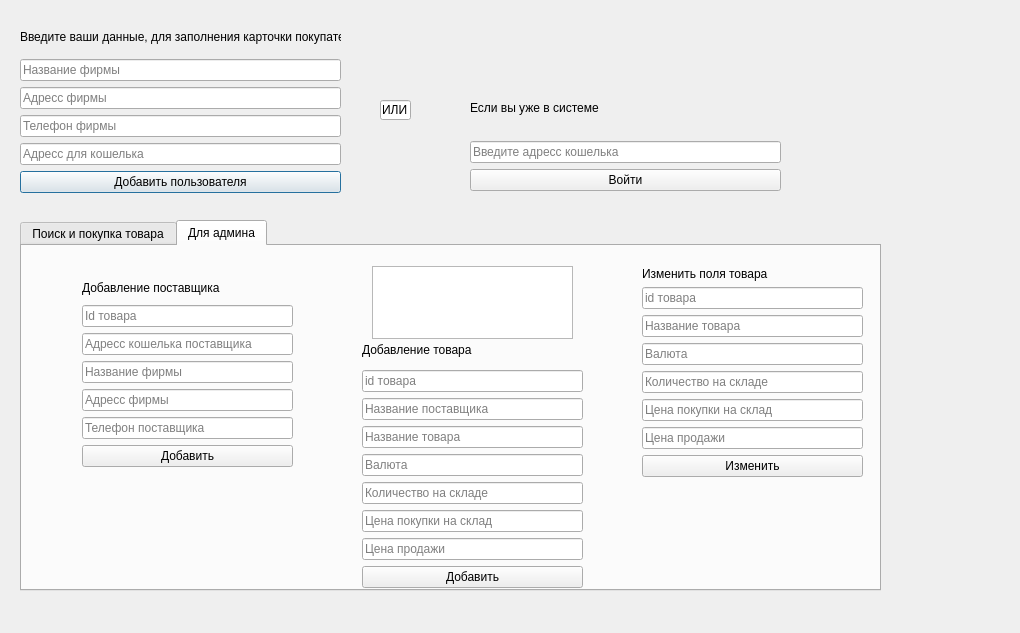
<?xml version="1.0" encoding="UTF-8"?>
<ui version="4.0">
 <class>Dialog</class>
 <widget class="QDialog" name="Dialog">
  <property name="geometry">
   <rect>
    <x>0</x>
    <y>0</y>
    <width>1020</width>
    <height>633</height>
   </rect>
  </property>
  <property name="windowTitle">
   <string>Dialog</string>
  </property>
  <widget class="QWidget" name="verticalLayoutWidget">
   <property name="geometry">
    <rect>
     <x>20</x>
     <y>20</y>
     <width>321</width>
     <height>173</height>
    </rect>
   </property>
   <layout class="QVBoxLayout" name="filedRegistr">
    <item>
     <widget class="QLabel" name="labelReg">
      <property name="text">
       <string>Введите ваши данные, для заполнения карточки покупателя</string>
      </property>
     </widget>
    </item>
    <item>
     <widget class="QLineEdit" name="lineReg1">
      <property name="text">
       <string/>
      </property>
      <property name="placeholderText">
       <string>Название фирмы</string>
      </property>
     </widget>
    </item>
    <item>
     <widget class="QLineEdit" name="lineReg2">
      <property name="text">
       <string/>
      </property>
      <property name="placeholderText">
       <string>Адресс фирмы</string>
      </property>
     </widget>
    </item>
    <item>
     <widget class="QLineEdit" name="lineReg3">
      <property name="text">
       <string/>
      </property>
      <property name="placeholderText">
       <string>Телефон фирмы</string>
      </property>
     </widget>
    </item>
    <item>
     <widget class="QLineEdit" name="lineReg4">
      <property name="placeholderText">
       <string>Адресс для кошелька</string>
      </property>
     </widget>
    </item>
    <item>
     <widget class="QPushButton" name="btnAddUser">
      <property name="text">
       <string>Добавить пользователя</string>
      </property>
     </widget>
    </item>
   </layout>
  </widget>
  <widget class="QLineEdit" name="lineEdit_5">
   <property name="geometry">
    <rect>
     <x>380</x>
     <y>100</y>
     <width>31</width>
     <height>20</height>
    </rect>
   </property>
   <property name="text">
    <string>ИЛИ</string>
   </property>
  </widget>
  <widget class="QWidget" name="verticalLayoutWidget_2">
   <property name="geometry">
    <rect>
     <x>470</x>
     <y>80</y>
     <width>311</width>
     <height>111</height>
    </rect>
   </property>
   <layout class="QVBoxLayout" name="filedAutoriz">
    <item>
     <widget class="QLabel" name="labelEnter">
      <property name="text">
       <string>Если вы уже в системе</string>
      </property>
     </widget>
    </item>
    <item>
     <widget class="QLineEdit" name="lineEnterAdr">
      <property name="placeholderText">
       <string>Введите адресс кошелька</string>
      </property>
     </widget>
    </item>
    <item>
     <widget class="QPushButton" name="btnEnter">
      <property name="text">
       <string>Войти</string>
      </property>
     </widget>
    </item>
   </layout>
  </widget>
  <widget class="QTabWidget" name="tabWidget">
   <property name="geometry">
    <rect>
     <x>20</x>
     <y>220</y>
     <width>861</width>
     <height>371</height>
    </rect>
   </property>
   <property name="currentIndex">
    <number>1</number>
   </property>
   <widget class="QWidget" name="tab">
    <attribute name="title">
     <string>Поиск и покупка товара</string>
    </attribute>
    <widget class="QWidget" name="layoutWidget">
     <property name="geometry">
      <rect>
       <x>10</x>
       <y>100</y>
       <width>591</width>
       <height>241</height>
      </rect>
     </property>
     <layout class="QGridLayout" name="gridLayout" columnminimumwidth="0,0,0">
      <item row="0" column="0">
       <widget class="QLabel" name="labelInfo">
        <property name="text">
         <string>Информация</string>
        </property>
       </widget>
      </item>
      <item row="1" column="0">
       <widget class="QPushButton" name="btnFindGood">
        <property name="text">
         <string>Обновить товары</string>
        </property>
       </widget>
      </item>
      <item row="1" column="2">
       <widget class="QTableWidget" name="tableWidget">
        <property name="sizeAdjustPolicy">
         <enum>QAbstractScrollArea::AdjustIgnored</enum>
        </property>
        <attribute name="horizontalHeaderDefaultSectionSize">
         <number>80</number>
        </attribute>
        <column>
         <property name="text">
          <string>Номер</string>
         </property>
        </column>
        <column>
         <property name="text">
          <string>id товара</string>
         </property>
        </column>
        <column>
         <property name="text">
          <string>Поставщик</string>
         </property>
        </column>
        <column>
         <property name="text">
          <string>Валюта</string>
         </property>
        </column>
        <column>
         <property name="text">
          <string>Количество</string>
         </property>
        </column>
        <column>
         <property name="text">
          <string>Цена</string>
         </property>
        </column>
       </widget>
      </item>
     </layout>
    </widget>
    <widget class="QWidget" name="verticalLayoutWidget_3">
     <property name="geometry">
      <rect>
       <x>620</x>
       <y>10</y>
       <width>221</width>
       <height>173</height>
      </rect>
     </property>
     <layout class="QVBoxLayout" name="verticalLayout">
      <item>
       <widget class="QLabel" name="label_buy">
        <property name="text">
         <string>Поле для покупок</string>
        </property>
       </widget>
      </item>
      <item>
       <widget class="QLineEdit" name="lineIdGood_2">
        <property name="placeholderText">
         <string>номер интересуещего товара</string>
        </property>
       </widget>
      </item>
      <item>
       <widget class="QLineEdit" name="lineAmountGoodBuy">
        <property name="placeholderText">
         <string>количество покупаемого товара</string>
        </property>
       </widget>
      </item>
      <item>
       <widget class="QPushButton" name="btnBuyGood">
        <property name="text">
         <string>Купить</string>
        </property>
       </widget>
      </item>
      <item>
       <widget class="QTextBrowser" name="outInfoTranz"/>
      </item>
     </layout>
    </widget>
    <widget class="QWidget" name="horizontalLayoutWidget">
     <property name="geometry">
      <rect>
       <x>20</x>
       <y>20</y>
       <width>501</width>
       <height>73</height>
      </rect>
     </property>
     <layout class="QHBoxLayout" name="horizontalLayout">
      <item>
       <widget class="QLabel" name="label">
        <property name="text">
         <string>Ваш баланс:</string>
        </property>
       </widget>
      </item>
      <item>
       <widget class="QTextBrowser" name="textBrowser"/>
      </item>
     </layout>
    </widget>
   </widget>
   <widget class="QWidget" name="tab_2">
    <property name="enabled">
     <bool>true</bool>
    </property>
    <attribute name="title">
     <string>Для админа</string>
    </attribute>
    <widget class="QWidget" name="verticalLayoutWidget_4">
     <property name="geometry">
      <rect>
       <x>340</x>
       <y>90</y>
       <width>221</width>
       <height>252</height>
      </rect>
     </property>
     <layout class="QVBoxLayout" name="verticalLayout_2">
      <item>
       <widget class="QLabel" name="labelAddGood">
        <property name="text">
         <string>Добавление товара</string>
        </property>
       </widget>
      </item>
      <item>
       <widget class="QLineEdit" name="lineIdGood_3">
        <property name="placeholderText">
         <string>id товара</string>
        </property>
       </widget>
      </item>
      <item>
       <widget class="QLineEdit" name="lineNameProv">
        <property name="placeholderText">
         <string>Название поставщика</string>
        </property>
       </widget>
      </item>
      <item>
       <widget class="QLineEdit" name="lineNameGood">
        <property name="placeholderText">
         <string>Название товара</string>
        </property>
       </widget>
      </item>
      <item>
       <widget class="QLineEdit" name="lineValuta">
        <property name="placeholderText">
         <string>Валюта</string>
        </property>
       </widget>
      </item>
      <item>
       <widget class="QLineEdit" name="lineAmountGood">
        <property name="placeholderText">
         <string>Количество на складе</string>
        </property>
       </widget>
      </item>
      <item>
       <widget class="QLineEdit" name="lineCostBuy">
        <property name="placeholderText">
         <string>Цена покупки на склад</string>
        </property>
       </widget>
      </item>
      <item>
       <widget class="QLineEdit" name="lineCostSell">
        <property name="placeholderText">
         <string>Цена продажи</string>
        </property>
       </widget>
      </item>
      <item>
       <widget class="QPushButton" name="btnAddGood">
        <property name="text">
         <string>Добавить</string>
        </property>
       </widget>
      </item>
     </layout>
    </widget>
    <widget class="QWidget" name="verticalLayoutWidget_5">
     <property name="geometry">
      <rect>
       <x>60</x>
       <y>30</y>
       <width>211</width>
       <height>191</height>
      </rect>
     </property>
     <layout class="QVBoxLayout" name="verticalLayout_3">
      <item>
       <widget class="QLabel" name="labelAddProv">
        <property name="text">
         <string>Добавление поставщика</string>
        </property>
       </widget>
      </item>
      <item>
       <widget class="QLineEdit" name="lineIdGood_4">
        <property name="placeholderText">
         <string>Id товара</string>
        </property>
       </widget>
      </item>
      <item>
       <widget class="QLineEdit" name="lineAdrWalltetProv">
        <property name="placeholderText">
         <string>Адресс кошелька поставщика</string>
        </property>
       </widget>
      </item>
      <item>
       <widget class="QLineEdit" name="lineNameProv_2">
        <property name="placeholderText">
         <string>Название фирмы</string>
        </property>
       </widget>
      </item>
      <item>
       <widget class="QLineEdit" name="lineAdrProv">
        <property name="placeholderText">
         <string>Адресс фирмы</string>
        </property>
       </widget>
      </item>
      <item>
       <widget class="QLineEdit" name="linePhoneProv">
        <property name="placeholderText">
         <string>Телефон поставщика</string>
        </property>
       </widget>
      </item>
      <item>
       <widget class="QPushButton" name="btnAddProv">
        <property name="text">
         <string>Добавить</string>
        </property>
       </widget>
      </item>
     </layout>
    </widget>
    <widget class="QWidget" name="verticalLayoutWidget_6">
     <property name="geometry">
      <rect>
       <x>620</x>
       <y>20</y>
       <width>221</width>
       <height>211</height>
      </rect>
     </property>
     <layout class="QVBoxLayout" name="verticalLayout_4">
      <item>
       <widget class="QLabel" name="labelChangeGood">
        <property name="text">
         <string>Изменить поля товара</string>
        </property>
       </widget>
      </item>
      <item>
       <widget class="QLineEdit" name="lineIdGood2">
        <property name="placeholderText">
         <string>id товара</string>
        </property>
       </widget>
      </item>
      <item>
       <widget class="QLineEdit" name="lineNameGood2">
        <property name="placeholderText">
         <string>Название товара</string>
        </property>
       </widget>
      </item>
      <item>
       <widget class="QLineEdit" name="lineValutaGood2">
        <property name="placeholderText">
         <string>Валюта</string>
        </property>
       </widget>
      </item>
      <item>
       <widget class="QLineEdit" name="lineAmountGood2">
        <property name="placeholderText">
         <string>Количество на складе</string>
        </property>
       </widget>
      </item>
      <item>
       <widget class="QLineEdit" name="lineCostBuy2">
        <property name="placeholderText">
         <string>Цена покупки на склад</string>
        </property>
       </widget>
      </item>
      <item>
       <widget class="QLineEdit" name="lineCostSell2">
        <property name="placeholderText">
         <string>Цена продажи</string>
        </property>
       </widget>
      </item>
      <item>
       <widget class="QPushButton" name="btnChange">
        <property name="text">
         <string>Изменить</string>
        </property>
       </widget>
      </item>
     </layout>
    </widget>
    <widget class="QWidget" name="verticalLayoutWidget_7">
     <property name="geometry">
      <rect>
       <x>350</x>
       <y>20</y>
       <width>201</width>
       <height>73</height>
      </rect>
     </property>
     <layout class="QVBoxLayout" name="verticalLayout_5">
      <item>
       <widget class="QTextBrowser" name="textInfoAll"/>
      </item>
     </layout>
    </widget>
   </widget>
  </widget>
 </widget>
 <resources/>
 <connections/>
</ui>
